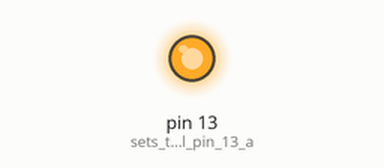
Simulated run of this sketch. Board: Arduino Uno, built with avr-gcc and run on an emulated ATmega328P. Shown: output pins drawn as LEDs (lit = HIGH).

Above: at 2.5 s.
At 7.5 s:
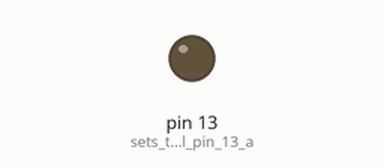
Timing chart, 0 to 13.0 s (numbered marks = the images above):
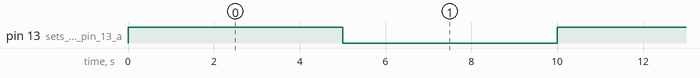

The sketch:

RelayTest.ino
```cpp
void setup() {
    Serial.begin(9600);


  pinMode(13, OUTPUT);    // sets the digital pin 13 as output
}

void loop() {

  digitalWrite(13, HIGH); // sets the digital pin 13 on
  delay(5000);            // waits for a second
  digitalWrite(13, LOW);  // sets the digital pin 13 off
  delay(5000);            // waits for a second

}
```

Measured:
- by itself, pin 13 (sets_the_digital_pin_13_a): alternates HIGH for 5.0 s and LOW for 5.0 s
